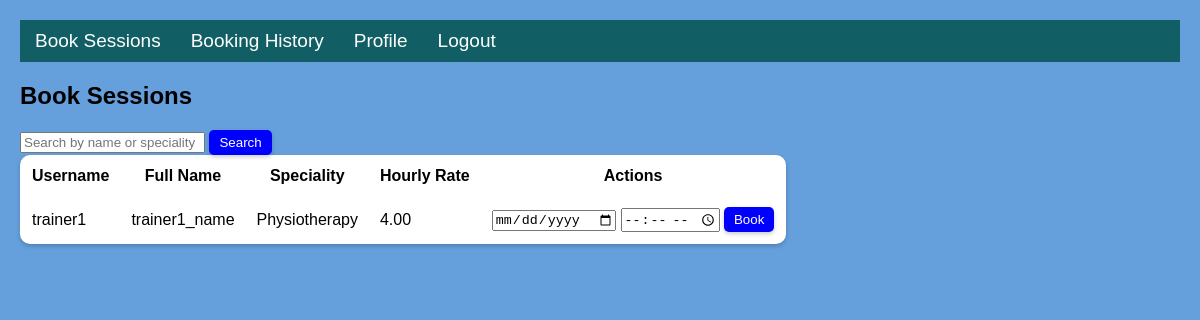
Screenshot of /book_sessions/ (signed in) with the database file from the repository.
### fitness_app/models.py (models this page shows)
class Trainer(models.Model):
    username = models.CharField(max_length=100, unique=True)
    full_name = models.CharField(max_length=100)
    dob = models.DateField()
    gender = models.CharField(max_length=10)
    email = models.EmailField()
    speciality = models.CharField(max_length=100)
    hourly_rate = models.DecimalField(max_digits=5, decimal_places=2)
    phone_number = models.CharField(max_length=10)
    profile_picture = models.ImageField(upload_to='profile_pictures/', blank=True, null=True)
    class Meta:
           app_label = 'fitness_app'

### fitness_app/views.py (the view, shortened to what this page needs)
# urls.py: path('book_sessions/', views.book_sessions, name='book_sessions'),
@login_required
def book_sessions(request):
    trainers = Trainer.objects.all()
    search_query = request.GET.get('search_query', '')
    if search_query:
        trainers = trainers.filter(Q(username__icontains=search_query) | Q(speciality__icontains=search_query))
    return render(request, 'book_sessions.html', {'trainers': trainers, 'search_query': search_query})

### fitness_app/templates/book_sessions.html (shortened to what this page needs)
{% extends 'customer_base.html' %}
{% block content %}
<head>
</head>
<h2>Book Sessions</h2>
<form method="GET" action="{% url 'book_sessions' %}">
  <input type="text" name="search_query" placeholder="Search by name or speciality" value="{{ search_query }}">
  <button type="submit">Search</button>
</form>
<table>
  <thead>
    <tr>
      <th>Username</th>
      <th>Full Name</th>
      <th>Speciality</th>
      <th>Hourly Rate</th>
      <th>Actions</th>
    </tr>
  </thead>
  <tbody>
    {% for trainer in trainers %}
      <tr>
        <td>{{ trainer.username }}</td>
        <td>{{ trainer.full_name }}</td>
        <td>{{ trainer.speciality }}</td>
        <td>{{ trainer.hourly_rate }}</td>
        <td>
          <form method="POST" action="{% url 'book_sessions' %}">
            <input type="date" name="date" required>
            <input type="time" name="time" required>
            <button type="submit">Book</button>
          </form>
        </td>
      </tr>
    {% endfor %}
  </tbody>
</table>
{% endblock %}

### fitness_app/static/css/styles.css (style rules this page uses)
body { font-family: Arial, sans-serif; margin: 20px; padding: 0; background-color: #f2f2f2; }

### fitness_app/templates/book_sessions.html (style rules this page uses)
body { background-color: #659fdc; }
table { background-color: white; border-radius: 10px; box-shadow: 0 2px 4px rgba(0, 0, 0, 0.2); }
th, td { padding: 10px; }
button { background-color: blue; color: white; border: none; border-radius: 5px; padding: 5px 10px; box-shadow: 0 2px 4px rgba(0, 0, 0, 0.2); }

### rows the page displays
Trainer: username "trainer1", full_name "trainer1_name", speciality "Physiotherapy", hourly_rate "4.00"
